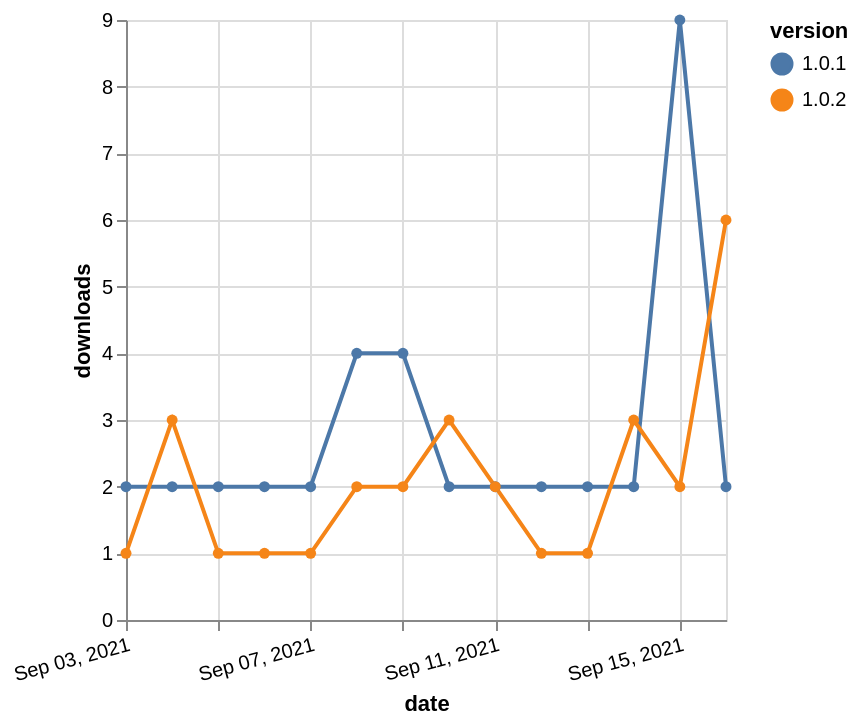

Vega-Lite specification for this chart:
### Vega-Lite specification from a JSON file in a GitHub repository (floating-point values rounded to 4 significant figures)
{"$schema": "https://vega.github.io/schema/vega-lite/v5.json", "description": "A simple bar chart with embedded data.", "data": {"values": [{"date": "2021-09-03", "total": 7315, "delta": 2, "version": "1.0.1"}, {"date": "2021-09-04", "total": 7317, "delta": 2, "version": "1.0.1"}, {"date": "2021-09-05", "total": 7319, "delta": 2, "version": "1.0.1"}, {"date": "2021-09-06", "total": 7321, "delta": 2, "version": "1.0.1"}, {"date": "2021-09-07", "total": 7323, "delta": 2, "version": "1.0.1"}, {"date": "2021-09-08", "total": 7327, "delta": 4, "version": "1.0.1"}, {"date": "2021-09-09", "total": 7331, "delta": 4, "version": "1.0.1"}, {"date": "2021-09-10", "total": 7333, "delta": 2, "version": "1.0.1"}, {"date": "2021-09-11", "total": 7335, "delta": 2, "version": "1.0.1"}, {"date": "2021-09-12", "total": 7337, "delta": 2, "version": "1.0.1"}, {"date": "2021-09-13", "total": 7339, "delta": 2, "version": "1.0.1"}, {"date": "2021-09-14", "total": 7341, "delta": 2, "version": "1.0.1"}, {"date": "2021-09-15", "total": 7350, "delta": 9, "version": "1.0.1"}, {"date": "2021-09-16", "total": 7352, "delta": 2, "version": "1.0.1"}, {"date": "2021-09-03", "total": 927, "delta": 1, "version": "1.0.2"}, {"date": "2021-09-04", "total": 930, "delta": 3, "version": "1.0.2"}, {"date": "2021-09-05", "total": 931, "delta": 1, "version": "1.0.2"}, {"date": "2021-09-06", "total": 932, "delta": 1, "version": "1.0.2"}, {"date": "2021-09-07", "total": 933, "delta": 1, "version": "1.0.2"}, {"date": "2021-09-08", "total": 935, "delta": 2, "version": "1.0.2"}, {"date": "2021-09-09", "total": 937, "delta": 2, "version": "1.0.2"}, {"date": "2021-09-10", "total": 940, "delta": 3, "version": "1.0.2"}, {"date": "2021-09-11", "total": 942, "delta": 2, "version": "1.0.2"}, {"date": "2021-09-12", "total": 943, "delta": 1, "version": "1.0.2"}, {"date": "2021-09-13", "total": 944, "delta": 1, "version": "1.0.2"}, {"date": "2021-09-14", "total": 947, "delta": 3, "version": "1.0.2"}, {"date": "2021-09-15", "total": 949, "delta": 2, "version": "1.0.2"}, {"date": "2021-09-16", "total": 955, "delta": 6, "version": "1.0.2"}]}, "width": "container", "mark": {"type": "line", "point": {"filled": true}}, "encoding": {"x": {"field": "date", "type": "temporal", "timeUnit": "yearmonthdate", "title": "date", "axis": {"labelAngle": -15}}, "y": {"field": "delta", "type": "quantitative", "title": "downloads"}, "color": {"field": "version", "type": "nominal"}, "tooltip": {"field": "delta"}}}
